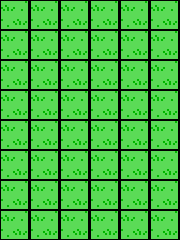

Below is a game level as drawn by its tile map, then a one-line description and the .tmx file that defines it, in full:
An orthogonal 6x8 tile map with 30x30 px tiles, 1 tile layer (stage).

<map version="1.2" tiledversion="1.2.3" orientation="orthogonal" renderorder="right-down" width="6" height="8" tilewidth="30" tileheight="30" infinite="0" nextlayerid="11" nextobjectid="21">
 <tileset firstgid="1" name="tileset" tilewidth="30" tileheight="30" tilecount="4" columns="2">
  <image source="tile.png" width="60" height="60" />
 </tileset>
 <layer id="10" name="stage" width="6" height="8">
  <data encoding="csv">
1,1,1,1,1,1,
1,1,1,1,1,1,
1,1,1,1,1,1,
1,1,1,1,1,1,
1,1,1,1,1,1,
1,1,1,1,1,1,
1,1,1,1,1,1,
1,1,1,1,1,1
</data>
 </layer>
</map>